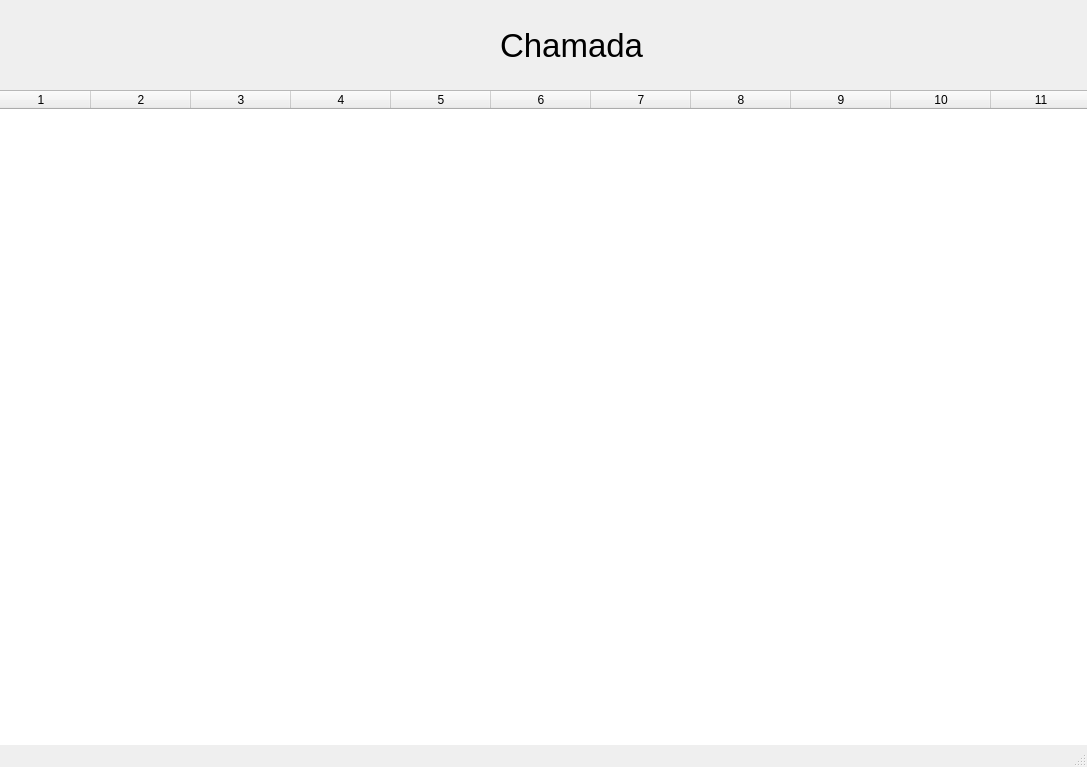
<?xml version="1.0" encoding="UTF-8"?>
<ui version="4.0">
 <class>MainWindow</class>
 <widget class="QMainWindow" name="MainWindow">
  <property name="geometry">
   <rect>
    <x>0</x>
    <y>0</y>
    <width>1087</width>
    <height>767</height>
   </rect>
  </property>
  <property name="windowTitle">
   <string>MainWindow</string>
  </property>
  <widget class="QWidget" name="centralwidget">
   <widget class="QTableWidget" name="tableWidget">
    <property name="geometry">
     <rect>
      <x>-10</x>
      <y>90</y>
      <width>1101</width>
      <height>701</height>
     </rect>
    </property>
    <property name="columnCount">
     <number>11</number>
    </property>
    <column/>
    <column/>
    <column/>
    <column/>
    <column/>
    <column/>
    <column/>
    <column/>
    <column/>
    <column/>
    <column/>
   </widget>
   <widget class="QLabel" name="label">
    <property name="geometry">
     <rect>
      <x>500</x>
      <y>20</y>
      <width>151</width>
      <height>51</height>
     </rect>
    </property>
    <property name="font">
     <font>
      <pointsize>25</pointsize>
     </font>
    </property>
    <property name="text">
     <string>Chamada</string>
    </property>
   </widget>
  </widget>
  <widget class="QMenuBar" name="menubar">
   <property name="geometry">
    <rect>
     <x>0</x>
     <y>0</y>
     <width>1087</width>
     <height>21</height>
    </rect>
   </property>
  </widget>
  <widget class="QStatusBar" name="statusbar"/>
 </widget>
 <resources/>
 <connections/>
</ui>
